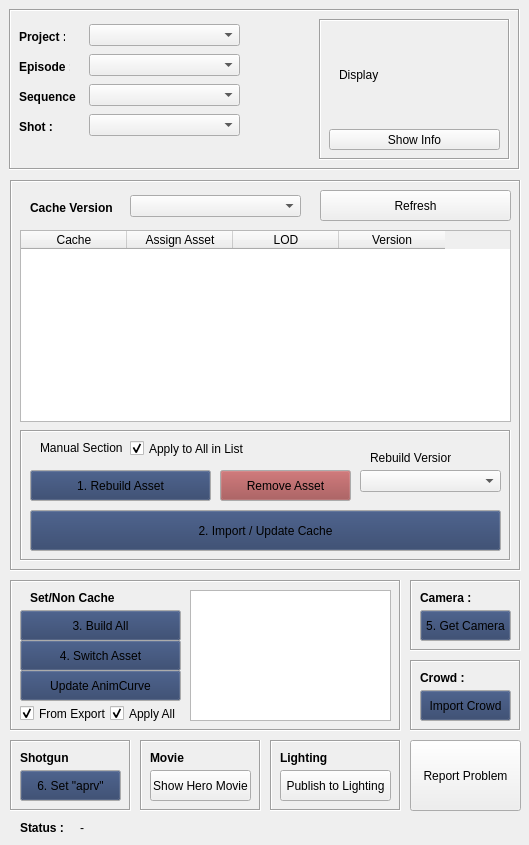
<?xml version="1.0" encoding="UTF-8"?>
<ui version="4.0">
 <class>ImportCacheWindow</class>
 <widget class="QMainWindow" name="ImportCacheWindow">
  <property name="geometry">
   <rect>
    <x>0</x>
    <y>0</y>
    <width>529</width>
    <height>845</height>
   </rect>
  </property>
  <property name="windowTitle">
   <string>PT Import Cache Tool v.2.0</string>
  </property>
  <widget class="QWidget" name="centralwidget">
   <widget class="QFrame" name="frame">
    <property name="geometry">
     <rect>
      <x>9</x>
      <y>9</y>
      <width>511</width>
      <height>161</height>
     </rect>
    </property>
    <property name="frameShape">
     <enum>QFrame::Box</enum>
    </property>
    <property name="frameShadow">
     <enum>QFrame::Sunken</enum>
    </property>
    <widget class="QLabel" name="label">
     <property name="geometry">
      <rect>
       <x>10</x>
       <y>20</y>
       <width>46</width>
       <height>16</height>
      </rect>
     </property>
     <property name="font">
      <font>
       <weight>75</weight>
       <bold>true</bold>
      </font>
     </property>
     <property name="text">
      <string>Project : </string>
     </property>
    </widget>
    <widget class="QLabel" name="label_4">
     <property name="geometry">
      <rect>
       <x>10</x>
       <y>50</y>
       <width>51</width>
       <height>16</height>
      </rect>
     </property>
     <property name="font">
      <font>
       <weight>75</weight>
       <bold>true</bold>
      </font>
     </property>
     <property name="text">
      <string>Episode : </string>
     </property>
    </widget>
    <widget class="QLabel" name="label_5">
     <property name="geometry">
      <rect>
       <x>10</x>
       <y>80</y>
       <width>61</width>
       <height>16</height>
      </rect>
     </property>
     <property name="font">
      <font>
       <weight>75</weight>
       <bold>true</bold>
      </font>
     </property>
     <property name="text">
      <string>Sequence : </string>
     </property>
    </widget>
    <widget class="QLabel" name="label_7">
     <property name="geometry">
      <rect>
       <x>10</x>
       <y>110</y>
       <width>46</width>
       <height>16</height>
      </rect>
     </property>
     <property name="font">
      <font>
       <weight>75</weight>
       <bold>true</bold>
      </font>
     </property>
     <property name="text">
      <string>Shot : </string>
     </property>
    </widget>
    <widget class="QComboBox" name="project_comboBox">
     <property name="geometry">
      <rect>
       <x>80</x>
       <y>15</y>
       <width>151</width>
       <height>22</height>
      </rect>
     </property>
    </widget>
    <widget class="QComboBox" name="episode_comboBox">
     <property name="geometry">
      <rect>
       <x>80</x>
       <y>45</y>
       <width>151</width>
       <height>22</height>
      </rect>
     </property>
    </widget>
    <widget class="QComboBox" name="sequence_comboBox">
     <property name="geometry">
      <rect>
       <x>80</x>
       <y>75</y>
       <width>151</width>
       <height>22</height>
      </rect>
     </property>
    </widget>
    <widget class="QComboBox" name="shot_comboBox">
     <property name="geometry">
      <rect>
       <x>80</x>
       <y>105</y>
       <width>151</width>
       <height>22</height>
      </rect>
     </property>
    </widget>
    <widget class="QFrame" name="frame_6">
     <property name="geometry">
      <rect>
       <x>310</x>
       <y>10</y>
       <width>191</width>
       <height>141</height>
      </rect>
     </property>
     <property name="frameShape">
      <enum>QFrame::Box</enum>
     </property>
     <property name="frameShadow">
      <enum>QFrame::Sunken</enum>
     </property>
     <widget class="QPushButton" name="showInfo_pushButton">
      <property name="geometry">
       <rect>
        <x>10</x>
        <y>110</y>
        <width>171</width>
        <height>21</height>
       </rect>
      </property>
      <property name="text">
       <string>Show Info</string>
      </property>
     </widget>
     <widget class="QLabel" name="icon_label">
      <property name="geometry">
       <rect>
        <x>20</x>
        <y>5</y>
        <width>151</width>
        <height>101</height>
       </rect>
      </property>
      <property name="font">
       <font>
        <weight>50</weight>
        <bold>false</bold>
       </font>
      </property>
      <property name="text">
       <string>Display</string>
      </property>
     </widget>
    </widget>
   </widget>
   <widget class="QFrame" name="frame_2">
    <property name="geometry">
     <rect>
      <x>10</x>
      <y>180</y>
      <width>511</width>
      <height>391</height>
     </rect>
    </property>
    <property name="frameShape">
     <enum>QFrame::Box</enum>
    </property>
    <property name="frameShadow">
     <enum>QFrame::Sunken</enum>
    </property>
    <widget class="QLabel" name="label_3">
     <property name="geometry">
      <rect>
       <x>20</x>
       <y>20</y>
       <width>101</width>
       <height>16</height>
      </rect>
     </property>
     <property name="font">
      <font>
       <weight>75</weight>
       <bold>true</bold>
      </font>
     </property>
     <property name="text">
      <string>Cache Version</string>
     </property>
    </widget>
    <widget class="QComboBox" name="cache_comboBox">
     <property name="geometry">
      <rect>
       <x>120</x>
       <y>15</y>
       <width>171</width>
       <height>22</height>
      </rect>
     </property>
    </widget>
    <widget class="QTableWidget" name="asset_tableWidget">
     <property name="geometry">
      <rect>
       <x>10</x>
       <y>50</y>
       <width>491</width>
       <height>192</height>
      </rect>
     </property>
     <property name="contextMenuPolicy">
      <enum>Qt::CustomContextMenu</enum>
     </property>
     <attribute name="horizontalHeaderVisible">
      <bool>true</bool>
     </attribute>
     <attribute name="horizontalHeaderCascadingSectionResizes">
      <bool>false</bool>
     </attribute>
     <attribute name="horizontalHeaderDefaultSectionSize">
      <number>106</number>
     </attribute>
     <attribute name="horizontalHeaderHighlightSections">
      <bool>true</bool>
     </attribute>
     <attribute name="verticalHeaderVisible">
      <bool>true</bool>
     </attribute>
     <column>
      <property name="text">
       <string>Cache</string>
      </property>
     </column>
     <column>
      <property name="text">
       <string>Assign Asset</string>
      </property>
     </column>
     <column>
      <property name="text">
       <string>LOD</string>
      </property>
     </column>
     <column>
      <property name="text">
       <string>Version</string>
      </property>
     </column>
    </widget>
    <widget class="QFrame" name="frame_3">
     <property name="geometry">
      <rect>
       <x>10</x>
       <y>250</y>
       <width>491</width>
       <height>131</height>
      </rect>
     </property>
     <property name="frameShape">
      <enum>QFrame::Box</enum>
     </property>
     <property name="frameShadow">
      <enum>QFrame::Sunken</enum>
     </property>
     <widget class="QPushButton" name="removeAsset_pushButton">
      <property name="geometry">
       <rect>
        <x>200</x>
        <y>40</y>
        <width>131</width>
        <height>31</height>
       </rect>
      </property>
      <property name="palette">
       <palette>
        <active>
         <colorrole role="Button">
          <brush brushstyle="SolidPattern">
           <color alpha="255">
            <red>156</red>
            <green>70</green>
            <blue>71</blue>
           </color>
          </brush>
         </colorrole>
        </active>
        <inactive>
         <colorrole role="Button">
          <brush brushstyle="SolidPattern">
           <color alpha="255">
            <red>156</red>
            <green>70</green>
            <blue>71</blue>
           </color>
          </brush>
         </colorrole>
        </inactive>
        <disabled>
         <colorrole role="Button">
          <brush brushstyle="SolidPattern">
           <color alpha="255">
            <red>156</red>
            <green>70</green>
            <blue>71</blue>
           </color>
          </brush>
         </colorrole>
        </disabled>
       </palette>
      </property>
      <property name="text">
       <string>Remove Asset</string>
      </property>
     </widget>
     <widget class="QPushButton" name="rebuildAsset_pushButton">
      <property name="geometry">
       <rect>
        <x>10</x>
        <y>40</y>
        <width>181</width>
        <height>31</height>
       </rect>
      </property>
      <property name="palette">
       <palette>
        <active>
         <colorrole role="Button">
          <brush brushstyle="SolidPattern">
           <color alpha="255">
            <red>40</red>
            <green>60</green>
            <blue>100</blue>
           </color>
          </brush>
         </colorrole>
        </active>
        <inactive>
         <colorrole role="Button">
          <brush brushstyle="SolidPattern">
           <color alpha="255">
            <red>40</red>
            <green>60</green>
            <blue>100</blue>
           </color>
          </brush>
         </colorrole>
        </inactive>
        <disabled>
         <colorrole role="Button">
          <brush brushstyle="SolidPattern">
           <color alpha="255">
            <red>40</red>
            <green>60</green>
            <blue>100</blue>
           </color>
          </brush>
         </colorrole>
        </disabled>
       </palette>
      </property>
      <property name="text">
       <string>1. Rebuild Asset</string>
      </property>
     </widget>
     <widget class="QPushButton" name="importCache_pushButton">
      <property name="geometry">
       <rect>
        <x>10</x>
        <y>80</y>
        <width>471</width>
        <height>41</height>
       </rect>
      </property>
      <property name="palette">
       <palette>
        <active>
         <colorrole role="Button">
          <brush brushstyle="SolidPattern">
           <color alpha="255">
            <red>40</red>
            <green>60</green>
            <blue>100</blue>
           </color>
          </brush>
         </colorrole>
        </active>
        <inactive>
         <colorrole role="Button">
          <brush brushstyle="SolidPattern">
           <color alpha="255">
            <red>40</red>
            <green>60</green>
            <blue>100</blue>
           </color>
          </brush>
         </colorrole>
        </inactive>
        <disabled>
         <colorrole role="Button">
          <brush brushstyle="SolidPattern">
           <color alpha="255">
            <red>40</red>
            <green>60</green>
            <blue>100</blue>
           </color>
          </brush>
         </colorrole>
        </disabled>
       </palette>
      </property>
      <property name="text">
       <string>2. Import / Update Cache</string>
      </property>
     </widget>
     <widget class="QCheckBox" name="all_checkBox">
      <property name="geometry">
       <rect>
        <x>110</x>
        <y>10</y>
        <width>141</width>
        <height>17</height>
       </rect>
      </property>
      <property name="text">
       <string>Apply to All in List</string>
      </property>
      <property name="checked">
       <bool>true</bool>
      </property>
     </widget>
     <widget class="QComboBox" name="assetVersion_comboBox">
      <property name="geometry">
       <rect>
        <x>340</x>
        <y>40</y>
        <width>141</width>
        <height>22</height>
       </rect>
      </property>
     </widget>
     <widget class="QLabel" name="label_8">
      <property name="geometry">
       <rect>
        <x>350</x>
        <y>20</y>
        <width>81</width>
        <height>16</height>
       </rect>
      </property>
      <property name="font">
       <font>
        <weight>50</weight>
        <bold>false</bold>
       </font>
      </property>
      <property name="text">
       <string>Rebuild Version</string>
      </property>
     </widget>
     <widget class="QLabel" name="label_9">
      <property name="geometry">
       <rect>
        <x>20</x>
        <y>10</y>
        <width>111</width>
        <height>16</height>
       </rect>
      </property>
      <property name="font">
       <font>
        <weight>50</weight>
        <bold>false</bold>
       </font>
      </property>
      <property name="text">
       <string>Manual Section</string>
      </property>
     </widget>
    </widget>
    <widget class="QPushButton" name="refresh_pushButton">
     <property name="geometry">
      <rect>
       <x>310</x>
       <y>10</y>
       <width>191</width>
       <height>31</height>
      </rect>
     </property>
     <property name="text">
      <string>Refresh</string>
     </property>
    </widget>
   </widget>
   <widget class="QLabel" name="label_6">
    <property name="geometry">
     <rect>
      <x>20</x>
      <y>820</y>
      <width>46</width>
      <height>16</height>
     </rect>
    </property>
    <property name="font">
     <font>
      <weight>75</weight>
      <bold>true</bold>
     </font>
    </property>
    <property name="text">
     <string>Status : </string>
    </property>
   </widget>
   <widget class="QLabel" name="status_label">
    <property name="geometry">
     <rect>
      <x>80</x>
      <y>820</y>
      <width>201</width>
      <height>16</height>
     </rect>
    </property>
    <property name="font">
     <font>
      <weight>50</weight>
      <bold>false</bold>
     </font>
    </property>
    <property name="text">
     <string>-</string>
    </property>
   </widget>
   <widget class="QFrame" name="frame_4">
    <property name="geometry">
     <rect>
      <x>10</x>
      <y>580</y>
      <width>391</width>
      <height>151</height>
     </rect>
    </property>
    <property name="frameShape">
     <enum>QFrame::Box</enum>
    </property>
    <property name="frameShadow">
     <enum>QFrame::Sunken</enum>
    </property>
    <widget class="QPushButton" name="buildSet_pushButton">
     <property name="geometry">
      <rect>
       <x>10</x>
       <y>30</y>
       <width>161</width>
       <height>31</height>
      </rect>
     </property>
     <property name="palette">
      <palette>
       <active>
        <colorrole role="Button">
         <brush brushstyle="SolidPattern">
          <color alpha="255">
           <red>40</red>
           <green>60</green>
           <blue>100</blue>
          </color>
         </brush>
        </colorrole>
       </active>
       <inactive>
        <colorrole role="Button">
         <brush brushstyle="SolidPattern">
          <color alpha="255">
           <red>40</red>
           <green>60</green>
           <blue>100</blue>
          </color>
         </brush>
        </colorrole>
       </inactive>
       <disabled>
        <colorrole role="Button">
         <brush brushstyle="SolidPattern">
          <color alpha="255">
           <red>40</red>
           <green>60</green>
           <blue>100</blue>
          </color>
         </brush>
        </colorrole>
       </disabled>
      </palette>
     </property>
     <property name="text">
      <string>3. Build All</string>
     </property>
    </widget>
    <widget class="QPushButton" name="switchSet_pushButton">
     <property name="geometry">
      <rect>
       <x>10</x>
       <y>60</y>
       <width>161</width>
       <height>31</height>
      </rect>
     </property>
     <property name="palette">
      <palette>
       <active>
        <colorrole role="Button">
         <brush brushstyle="SolidPattern">
          <color alpha="255">
           <red>40</red>
           <green>60</green>
           <blue>100</blue>
          </color>
         </brush>
        </colorrole>
       </active>
       <inactive>
        <colorrole role="Button">
         <brush brushstyle="SolidPattern">
          <color alpha="255">
           <red>40</red>
           <green>60</green>
           <blue>100</blue>
          </color>
         </brush>
        </colorrole>
       </inactive>
       <disabled>
        <colorrole role="Button">
         <brush brushstyle="SolidPattern">
          <color alpha="255">
           <red>40</red>
           <green>60</green>
           <blue>100</blue>
          </color>
         </brush>
        </colorrole>
       </disabled>
      </palette>
     </property>
     <property name="text">
      <string>4. Switch Asset</string>
     </property>
    </widget>
    <widget class="QPushButton" name="animCurve_pushButton">
     <property name="geometry">
      <rect>
       <x>10</x>
       <y>90</y>
       <width>161</width>
       <height>31</height>
      </rect>
     </property>
     <property name="palette">
      <palette>
       <active>
        <colorrole role="Button">
         <brush brushstyle="SolidPattern">
          <color alpha="255">
           <red>40</red>
           <green>60</green>
           <blue>100</blue>
          </color>
         </brush>
        </colorrole>
       </active>
       <inactive>
        <colorrole role="Button">
         <brush brushstyle="SolidPattern">
          <color alpha="255">
           <red>40</red>
           <green>60</green>
           <blue>100</blue>
          </color>
         </brush>
        </colorrole>
       </inactive>
       <disabled>
        <colorrole role="Button">
         <brush brushstyle="SolidPattern">
          <color alpha="255">
           <red>40</red>
           <green>60</green>
           <blue>100</blue>
          </color>
         </brush>
        </colorrole>
       </disabled>
      </palette>
     </property>
     <property name="text">
      <string>Update AnimCurve</string>
     </property>
    </widget>
    <widget class="QLabel" name="label_18">
     <property name="geometry">
      <rect>
       <x>20</x>
       <y>10</y>
       <width>101</width>
       <height>16</height>
      </rect>
     </property>
     <property name="font">
      <font>
       <weight>75</weight>
       <bold>true</bold>
      </font>
     </property>
     <property name="text">
      <string>Set/Non Cache</string>
     </property>
    </widget>
    <widget class="QListWidget" name="nonCache_listWidget">
     <property name="geometry">
      <rect>
       <x>180</x>
       <y>10</y>
       <width>201</width>
       <height>131</height>
      </rect>
     </property>
    </widget>
    <widget class="QCheckBox" name="applyAll_checkBox">
     <property name="geometry">
      <rect>
       <x>100</x>
       <y>125</y>
       <width>71</width>
       <height>17</height>
      </rect>
     </property>
     <property name="text">
      <string>Apply All</string>
     </property>
     <property name="checked">
      <bool>true</bool>
     </property>
    </widget>
    <widget class="QCheckBox" name="fromExport_checkBox">
     <property name="geometry">
      <rect>
       <x>10</x>
       <y>125</y>
       <width>91</width>
       <height>17</height>
      </rect>
     </property>
     <property name="text">
      <string>From Export</string>
     </property>
     <property name="checked">
      <bool>true</bool>
     </property>
    </widget>
   </widget>
   <widget class="QFrame" name="frame_5">
    <property name="geometry">
     <rect>
      <x>410</x>
      <y>580</y>
      <width>111</width>
      <height>71</height>
     </rect>
    </property>
    <property name="frameShape">
     <enum>QFrame::Box</enum>
    </property>
    <property name="frameShadow">
     <enum>QFrame::Sunken</enum>
    </property>
    <widget class="QPushButton" name="getCamera_pushButton">
     <property name="geometry">
      <rect>
       <x>10</x>
       <y>30</y>
       <width>91</width>
       <height>31</height>
      </rect>
     </property>
     <property name="palette">
      <palette>
       <active>
        <colorrole role="Button">
         <brush brushstyle="SolidPattern">
          <color alpha="255">
           <red>40</red>
           <green>60</green>
           <blue>100</blue>
          </color>
         </brush>
        </colorrole>
       </active>
       <inactive>
        <colorrole role="Button">
         <brush brushstyle="SolidPattern">
          <color alpha="255">
           <red>40</red>
           <green>60</green>
           <blue>100</blue>
          </color>
         </brush>
        </colorrole>
       </inactive>
       <disabled>
        <colorrole role="Button">
         <brush brushstyle="SolidPattern">
          <color alpha="255">
           <red>40</red>
           <green>60</green>
           <blue>100</blue>
          </color>
         </brush>
        </colorrole>
       </disabled>
      </palette>
     </property>
     <property name="text">
      <string>5. Get Camera</string>
     </property>
    </widget>
    <widget class="QLabel" name="label_11">
     <property name="geometry">
      <rect>
       <x>10</x>
       <y>10</y>
       <width>51</width>
       <height>16</height>
      </rect>
     </property>
     <property name="font">
      <font>
       <weight>75</weight>
       <bold>true</bold>
      </font>
     </property>
     <property name="text">
      <string>Camera : </string>
     </property>
    </widget>
   </widget>
   <widget class="QFrame" name="frame_8">
    <property name="geometry">
     <rect>
      <x>10</x>
      <y>740</y>
      <width>121</width>
      <height>71</height>
     </rect>
    </property>
    <property name="frameShape">
     <enum>QFrame::Box</enum>
    </property>
    <property name="frameShadow">
     <enum>QFrame::Sunken</enum>
    </property>
    <widget class="QPushButton" name="sg_pushButton">
     <property name="geometry">
      <rect>
       <x>10</x>
       <y>30</y>
       <width>101</width>
       <height>31</height>
      </rect>
     </property>
     <property name="palette">
      <palette>
       <active>
        <colorrole role="Button">
         <brush brushstyle="SolidPattern">
          <color alpha="255">
           <red>40</red>
           <green>60</green>
           <blue>100</blue>
          </color>
         </brush>
        </colorrole>
       </active>
       <inactive>
        <colorrole role="Button">
         <brush brushstyle="SolidPattern">
          <color alpha="255">
           <red>40</red>
           <green>60</green>
           <blue>100</blue>
          </color>
         </brush>
        </colorrole>
       </inactive>
       <disabled>
        <colorrole role="Button">
         <brush brushstyle="SolidPattern">
          <color alpha="255">
           <red>40</red>
           <green>60</green>
           <blue>100</blue>
          </color>
         </brush>
        </colorrole>
       </disabled>
      </palette>
     </property>
     <property name="text">
      <string>6. Set &quot;aprv&quot;</string>
     </property>
    </widget>
    <widget class="QLabel" name="label_17">
     <property name="geometry">
      <rect>
       <x>10</x>
       <y>10</y>
       <width>61</width>
       <height>16</height>
      </rect>
     </property>
     <property name="font">
      <font>
       <weight>75</weight>
       <bold>true</bold>
      </font>
     </property>
     <property name="text">
      <string>Shotgun</string>
     </property>
    </widget>
   </widget>
   <widget class="QFrame" name="frame_9">
    <property name="geometry">
     <rect>
      <x>270</x>
      <y>740</y>
      <width>131</width>
      <height>71</height>
     </rect>
    </property>
    <property name="frameShape">
     <enum>QFrame::Box</enum>
    </property>
    <property name="frameShadow">
     <enum>QFrame::Sunken</enum>
    </property>
    <widget class="QPushButton" name="publish_pushButton">
     <property name="geometry">
      <rect>
       <x>10</x>
       <y>30</y>
       <width>111</width>
       <height>31</height>
      </rect>
     </property>
     <property name="text">
      <string>Publish to Lighting</string>
     </property>
    </widget>
    <widget class="QLabel" name="label_27">
     <property name="geometry">
      <rect>
       <x>10</x>
       <y>10</y>
       <width>61</width>
       <height>16</height>
      </rect>
     </property>
     <property name="font">
      <font>
       <weight>75</weight>
       <bold>true</bold>
      </font>
     </property>
     <property name="text">
      <string>Lighting</string>
     </property>
    </widget>
   </widget>
   <widget class="QPushButton" name="reportProblem_pushButton">
    <property name="geometry">
     <rect>
      <x>410</x>
      <y>740</y>
      <width>111</width>
      <height>71</height>
     </rect>
    </property>
    <property name="text">
     <string>Report Problem</string>
    </property>
   </widget>
   <widget class="QFrame" name="frame_7">
    <property name="geometry">
     <rect>
      <x>410</x>
      <y>660</y>
      <width>111</width>
      <height>71</height>
     </rect>
    </property>
    <property name="frameShape">
     <enum>QFrame::Box</enum>
    </property>
    <property name="frameShadow">
     <enum>QFrame::Sunken</enum>
    </property>
    <widget class="QPushButton" name="importAsset_pushButton">
     <property name="geometry">
      <rect>
       <x>10</x>
       <y>30</y>
       <width>91</width>
       <height>31</height>
      </rect>
     </property>
     <property name="palette">
      <palette>
       <active>
        <colorrole role="Button">
         <brush brushstyle="SolidPattern">
          <color alpha="255">
           <red>40</red>
           <green>60</green>
           <blue>100</blue>
          </color>
         </brush>
        </colorrole>
       </active>
       <inactive>
        <colorrole role="Button">
         <brush brushstyle="SolidPattern">
          <color alpha="255">
           <red>40</red>
           <green>60</green>
           <blue>100</blue>
          </color>
         </brush>
        </colorrole>
       </inactive>
       <disabled>
        <colorrole role="Button">
         <brush brushstyle="SolidPattern">
          <color alpha="255">
           <red>40</red>
           <green>60</green>
           <blue>100</blue>
          </color>
         </brush>
        </colorrole>
       </disabled>
      </palette>
     </property>
     <property name="text">
      <string>Import Crowd</string>
     </property>
    </widget>
    <widget class="QLabel" name="label_16">
     <property name="geometry">
      <rect>
       <x>10</x>
       <y>10</y>
       <width>51</width>
       <height>16</height>
      </rect>
     </property>
     <property name="font">
      <font>
       <weight>75</weight>
       <bold>true</bold>
      </font>
     </property>
     <property name="text">
      <string>Crowd : </string>
     </property>
    </widget>
   </widget>
   <widget class="QFrame" name="frame_10">
    <property name="geometry">
     <rect>
      <x>140</x>
      <y>740</y>
      <width>121</width>
      <height>71</height>
     </rect>
    </property>
    <property name="frameShape">
     <enum>QFrame::Box</enum>
    </property>
    <property name="frameShadow">
     <enum>QFrame::Sunken</enum>
    </property>
    <widget class="QLabel" name="label_26">
     <property name="geometry">
      <rect>
       <x>10</x>
       <y>10</y>
       <width>61</width>
       <height>16</height>
      </rect>
     </property>
     <property name="font">
      <font>
       <weight>75</weight>
       <bold>true</bold>
      </font>
     </property>
     <property name="text">
      <string>Movie</string>
     </property>
    </widget>
    <widget class="QPushButton" name="showPlayblast_pushButton">
     <property name="geometry">
      <rect>
       <x>10</x>
       <y>30</y>
       <width>101</width>
       <height>31</height>
      </rect>
     </property>
     <property name="text">
      <string>Show Hero Movie</string>
     </property>
    </widget>
   </widget>
  </widget>
 </widget>
 <resources/>
 <connections/>
</ui>
